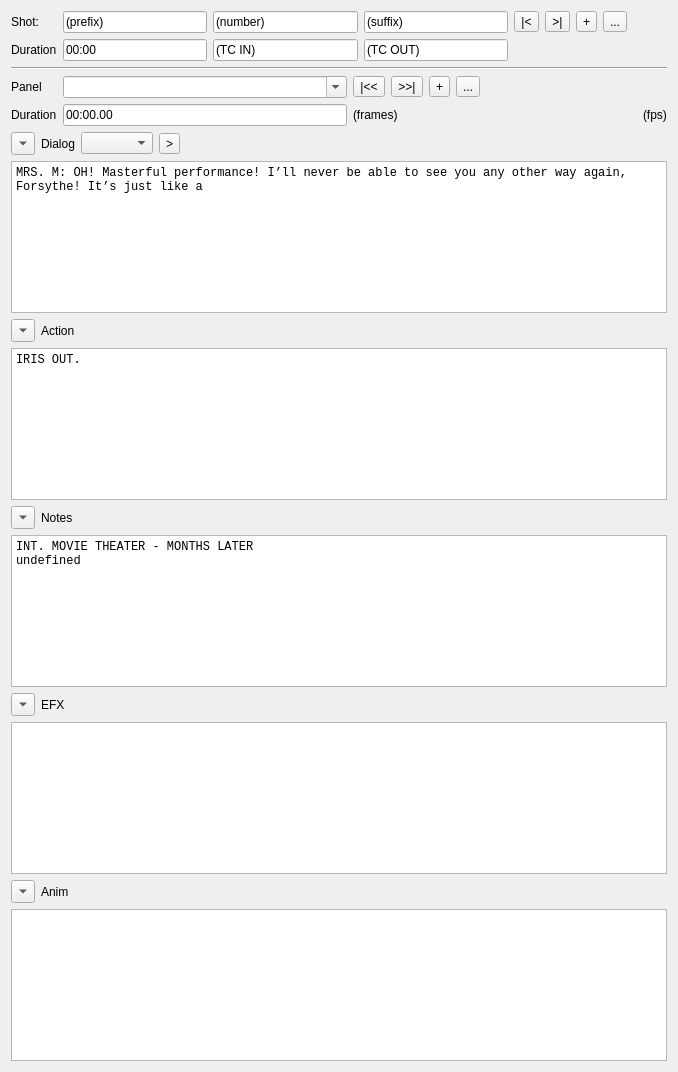
<?xml version="1.0" encoding="UTF-8"?>
<ui version="4.0">
 <class>ShotPanelWidget</class>
 <widget class="QWidget" name="ShotPanelWidget">
  <property name="geometry">
   <rect>
    <x>0</x>
    <y>0</y>
    <width>678</width>
    <height>1072</height>
   </rect>
  </property>
  <property name="windowTitle">
   <string>Form</string>
  </property>
  <layout class="QVBoxLayout" name="verticalLayout">
   <item>
    <layout class="QGridLayout" name="gridLayout">
     <item row="0" column="0">
      <widget class="QLabel" name="label_4">
       <property name="text">
        <string>Shot:</string>
       </property>
      </widget>
     </item>
     <item row="0" column="1">
      <widget class="QLineEdit" name="lineEdit_ShotName">
       <property name="text">
        <string>(prefix)</string>
       </property>
      </widget>
     </item>
     <item row="0" column="2">
      <widget class="QLineEdit" name="lineEdit_ShotNumber">
       <property name="text">
        <string>(number)</string>
       </property>
      </widget>
     </item>
     <item row="0" column="3">
      <widget class="QLineEdit" name="lineEdit_ShotSuffix">
       <property name="text">
        <string>(suffix)</string>
       </property>
      </widget>
     </item>
     <item row="0" column="4">
      <layout class="QHBoxLayout" name="horizontalLayout_6">
       <item>
        <widget class="QToolButton" name="toolButton_priorShot">
         <property name="text">
          <string>|&lt;</string>
         </property>
        </widget>
       </item>
       <item>
        <widget class="QToolButton" name="toolButton_nextShot">
         <property name="text">
          <string>&gt;|</string>
         </property>
        </widget>
       </item>
       <item>
        <widget class="QToolButton" name="toolButton_shotList">
         <property name="text">
          <string>+</string>
         </property>
         <property name="icon">
          <iconset>
           <normaloff>down-arrow(2).svg</normaloff>down-arrow(2).svg</iconset>
         </property>
        </widget>
       </item>
       <item>
        <widget class="QToolButton" name="toolButton_shotOptions">
         <property name="text">
          <string>...</string>
         </property>
        </widget>
       </item>
       <item>
        <spacer name="horizontalSpacer_6">
         <property name="orientation">
          <enum>Qt::Orientation::Horizontal</enum>
         </property>
         <property name="sizeHint" stdset="0">
          <size>
           <width>40</width>
           <height>20</height>
          </size>
         </property>
        </spacer>
       </item>
      </layout>
     </item>
     <item row="1" column="0">
      <widget class="QLabel" name="label_3">
       <property name="text">
        <string>Duration</string>
       </property>
      </widget>
     </item>
     <item row="1" column="1">
      <widget class="QLineEdit" name="lineEdit_ShotDurationTC">
       <property name="text">
        <string>00:00</string>
       </property>
      </widget>
     </item>
     <item row="1" column="2">
      <widget class="QLineEdit" name="lineEdit_ShotStartTC">
       <property name="text">
        <string>(TC IN)</string>
       </property>
      </widget>
     </item>
     <item row="1" column="3">
      <widget class="QLineEdit" name="lineEdit_ShotEndTC">
       <property name="text">
        <string>(TC OUT)</string>
       </property>
      </widget>
     </item>
    </layout>
   </item>
   <item>
    <widget class="Line" name="line">
     <property name="orientation">
      <enum>Qt::Orientation::Horizontal</enum>
     </property>
    </widget>
   </item>
   <item>
    <layout class="QGridLayout" name="gridLayout_2">
     <item row="1" column="5">
      <widget class="QLabel" name="label_FPS">
       <property name="text">
        <string>(fps)</string>
       </property>
      </widget>
     </item>
     <item row="1" column="4">
      <widget class="QLabel" name="label_PanelDurationFrames">
       <property name="text">
        <string>(frames)</string>
       </property>
      </widget>
     </item>
     <item row="0" column="0">
      <widget class="QLabel" name="label_10">
       <property name="text">
        <string>Panel</string>
       </property>
      </widget>
     </item>
     <item row="1" column="0">
      <widget class="QLabel" name="label_11">
       <property name="text">
        <string>Duration</string>
       </property>
      </widget>
     </item>
     <item row="0" column="1">
      <widget class="QComboBox" name="comboBox_panelList">
       <property name="editable">
        <bool>true</bool>
       </property>
       <property name="duplicatesEnabled">
        <bool>false</bool>
       </property>
      </widget>
     </item>
     <item row="1" column="1">
      <widget class="QLineEdit" name="lineEdit_PanelDurationTC">
       <property name="text">
        <string>00:00.00</string>
       </property>
      </widget>
     </item>
     <item row="0" column="4">
      <layout class="QHBoxLayout" name="horizontalLayout_7">
       <item>
        <widget class="QToolButton" name="toolButton_priorPanel">
         <property name="text">
          <string>|&lt;&lt;</string>
         </property>
        </widget>
       </item>
       <item>
        <widget class="QToolButton" name="toolButton_nextPanel">
         <property name="text">
          <string>&gt;&gt;|</string>
         </property>
        </widget>
       </item>
       <item>
        <widget class="QToolButton" name="toolButton_addPanel">
         <property name="text">
          <string>+</string>
         </property>
        </widget>
       </item>
       <item>
        <widget class="QToolButton" name="toolButton_panelList">
         <property name="text">
          <string>...</string>
         </property>
         <property name="icon">
          <iconset>
           <normaloff>down-arrow(1).svg</normaloff>down-arrow(1).svg</iconset>
         </property>
        </widget>
       </item>
       <item>
        <spacer name="horizontalSpacer_7">
         <property name="orientation">
          <enum>Qt::Orientation::Horizontal</enum>
         </property>
         <property name="sizeHint" stdset="0">
          <size>
           <width>40</width>
           <height>20</height>
          </size>
         </property>
        </spacer>
       </item>
      </layout>
     </item>
    </layout>
   </item>
   <item>
    <layout class="QHBoxLayout" name="horizontalLayout">
     <item>
      <widget class="QToolButton" name="toolButton_2">
       <property name="text">
        <string>...</string>
       </property>
       <property name="arrowType">
        <enum>Qt::ArrowType::DownArrow</enum>
       </property>
      </widget>
     </item>
     <item>
      <widget class="QLabel" name="label_5">
       <property name="text">
        <string>Dialog</string>
       </property>
      </widget>
     </item>
     <item>
      <widget class="QComboBox" name="comboBox_Character"/>
     </item>
     <item>
      <widget class="QToolButton" name="toolButton_7">
       <property name="text">
        <string>&gt;</string>
       </property>
      </widget>
     </item>
     <item>
      <spacer name="horizontalSpacer_5">
       <property name="orientation">
        <enum>Qt::Orientation::Horizontal</enum>
       </property>
       <property name="sizeHint" stdset="0">
        <size>
         <width>40</width>
         <height>20</height>
        </size>
       </property>
      </spacer>
     </item>
    </layout>
   </item>
   <item>
    <widget class="QPlainTextEdit" name="plainTextEdit_CharacterDialog">
     <property name="font">
      <font>
       <family>Courier New</family>
      </font>
     </property>
     <property name="plainText">
      <string>MRS. M: OH! Masterful performance! I’ll never be able to see you any other way again, Forsythe! It’s just like a </string>
     </property>
    </widget>
   </item>
   <item>
    <layout class="QHBoxLayout" name="horizontalLayout_2">
     <item>
      <widget class="QToolButton" name="toolButton_3">
       <property name="text">
        <string>...</string>
       </property>
       <property name="arrowType">
        <enum>Qt::ArrowType::DownArrow</enum>
       </property>
      </widget>
     </item>
     <item>
      <widget class="QLabel" name="label_2">
       <property name="text">
        <string>Action</string>
       </property>
      </widget>
     </item>
     <item>
      <spacer name="horizontalSpacer_4">
       <property name="orientation">
        <enum>Qt::Orientation::Horizontal</enum>
       </property>
       <property name="sizeHint" stdset="0">
        <size>
         <width>40</width>
         <height>20</height>
        </size>
       </property>
      </spacer>
     </item>
    </layout>
   </item>
   <item>
    <widget class="QPlainTextEdit" name="plainTextEdit_Action">
     <property name="font">
      <font>
       <family>Courier New</family>
      </font>
     </property>
     <property name="plainText">
      <string>IRIS OUT.</string>
     </property>
    </widget>
   </item>
   <item>
    <layout class="QHBoxLayout" name="horizontalLayout_3">
     <item>
      <widget class="QToolButton" name="toolButton_4">
       <property name="text">
        <string>...</string>
       </property>
       <property name="arrowType">
        <enum>Qt::ArrowType::DownArrow</enum>
       </property>
      </widget>
     </item>
     <item>
      <widget class="QLabel" name="label">
       <property name="text">
        <string>Notes</string>
       </property>
      </widget>
     </item>
     <item>
      <spacer name="horizontalSpacer_3">
       <property name="orientation">
        <enum>Qt::Orientation::Horizontal</enum>
       </property>
       <property name="sizeHint" stdset="0">
        <size>
         <width>40</width>
         <height>20</height>
        </size>
       </property>
      </spacer>
     </item>
    </layout>
   </item>
   <item>
    <widget class="QPlainTextEdit" name="plainTextEdit_Notes">
     <property name="font">
      <font>
       <family>Courier New</family>
      </font>
     </property>
     <property name="plainText">
      <string>INT. MOVIE THEATER - MONTHS LATER
undefined</string>
     </property>
    </widget>
   </item>
   <item>
    <layout class="QHBoxLayout" name="horizontalLayout_4">
     <item>
      <widget class="QToolButton" name="toolButton_5">
       <property name="text">
        <string>...</string>
       </property>
       <property name="arrowType">
        <enum>Qt::ArrowType::DownArrow</enum>
       </property>
      </widget>
     </item>
     <item>
      <widget class="QLabel" name="label_6">
       <property name="text">
        <string>EFX</string>
       </property>
      </widget>
     </item>
     <item>
      <spacer name="horizontalSpacer_2">
       <property name="orientation">
        <enum>Qt::Orientation::Horizontal</enum>
       </property>
       <property name="sizeHint" stdset="0">
        <size>
         <width>40</width>
         <height>20</height>
        </size>
       </property>
      </spacer>
     </item>
    </layout>
   </item>
   <item>
    <widget class="QPlainTextEdit" name="plainTextEdit_EFX"/>
   </item>
   <item>
    <layout class="QHBoxLayout" name="horizontalLayout_5">
     <item>
      <widget class="QToolButton" name="toolButton_6">
       <property name="text">
        <string>...</string>
       </property>
       <property name="arrowType">
        <enum>Qt::ArrowType::DownArrow</enum>
       </property>
      </widget>
     </item>
     <item>
      <widget class="QLabel" name="label_7">
       <property name="text">
        <string>Anim</string>
       </property>
      </widget>
     </item>
     <item>
      <spacer name="horizontalSpacer">
       <property name="orientation">
        <enum>Qt::Orientation::Horizontal</enum>
       </property>
       <property name="sizeHint" stdset="0">
        <size>
         <width>40</width>
         <height>20</height>
        </size>
       </property>
      </spacer>
     </item>
    </layout>
   </item>
   <item>
    <widget class="QPlainTextEdit" name="plainTextEdit_Anim_and_AI_notes"/>
   </item>
  </layout>
 </widget>
 <resources/>
 <connections/>
</ui>
